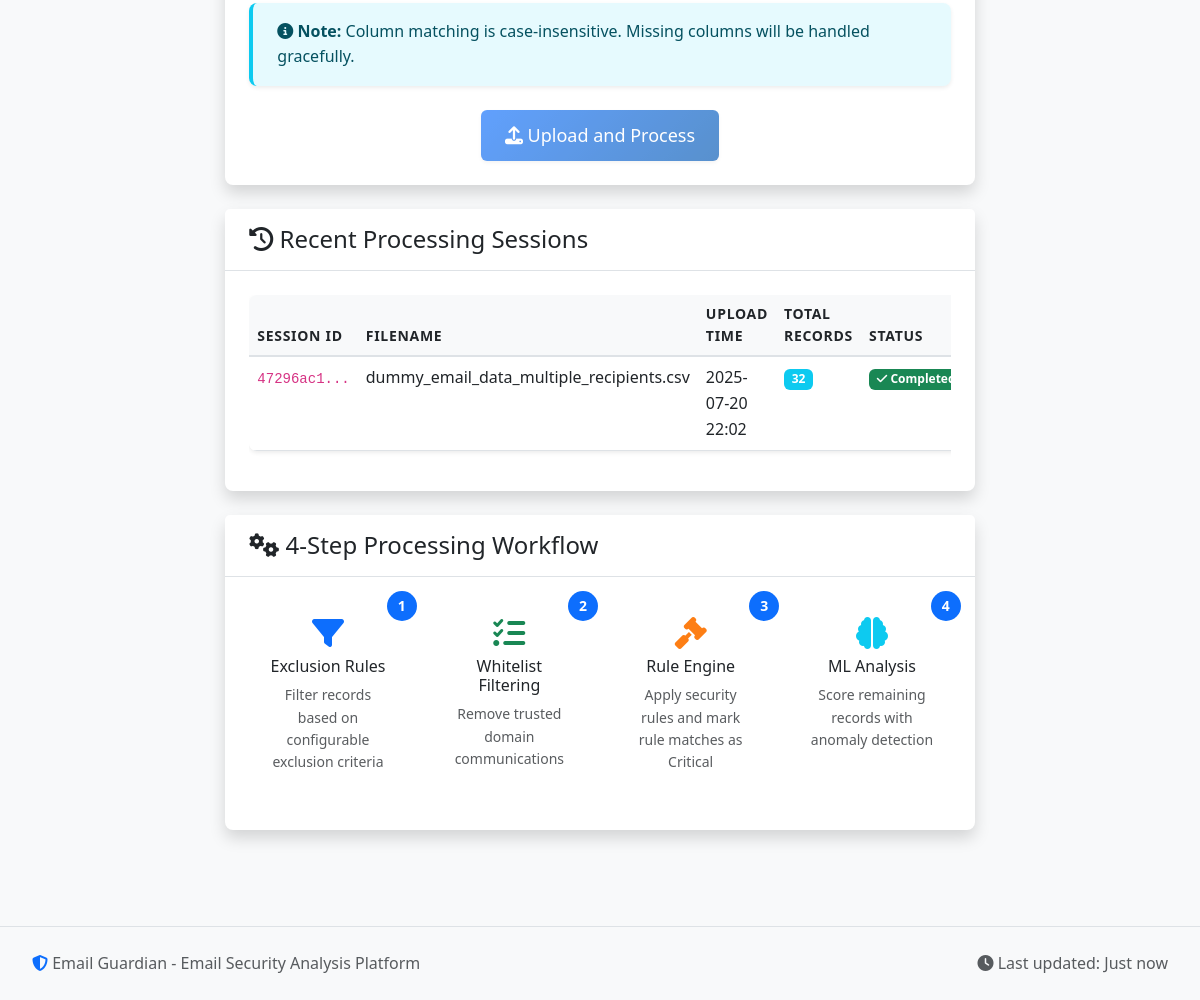
Before: / (lower part) with the older database file.
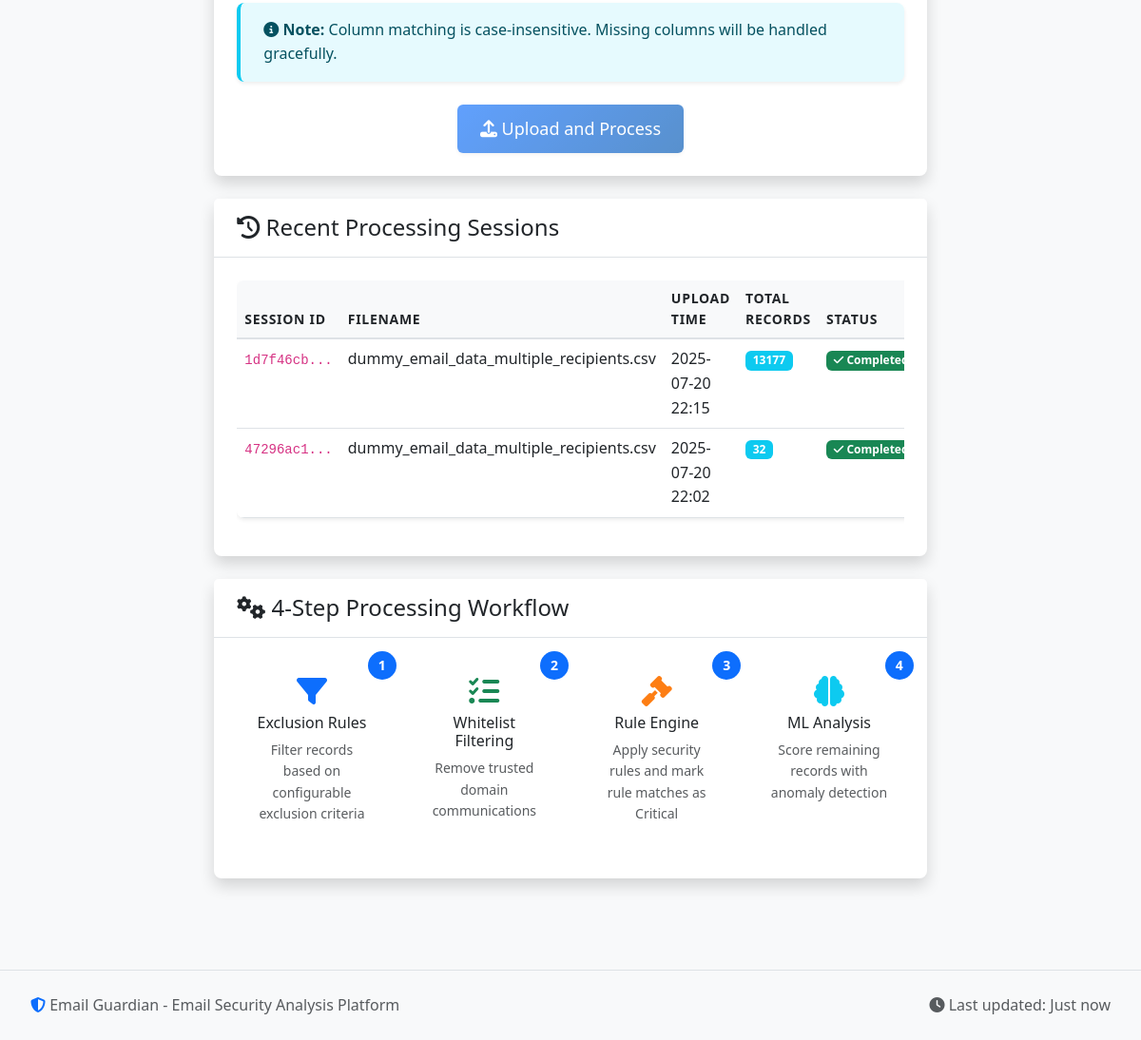
After: the same page with the newer database file.
### models.py (models this page shows, shortened)
class ProcessingSession(db.Model):
    __tablename__ = 'processing_sessions'
    id = db.Column(db.String(36), primary_key=True)
    filename = db.Column(db.String(255), nullable=False)
    upload_time = db.Column(db.DateTime, default=datetime.utcnow)
    total_records = db.Column(db.Integer, default=0)
    processed_records = db.Column(db.Integer, default=0)
    status = db.Column(db.String(50), default='uploaded')  # uploaded, processing, completed, error
    error_message = db.Column(Text)
    processing_stats = db.Column(JSON)
    data_path = db.Column(db.String(500))
    is_compressed = db.Column(db.Boolean, default=False)
    exclusion_applied = db.Column(db.Boolean, default=False)
    whitelist_applied = db.Column(db.Boolean, default=False)
    rules_applied = db.Column(db.Boolean, default=False)
    ml_applied = db.Column(db.Boolean, default=False)

### routes.py (the view)
@app.route('/')
def index():
    recent_sessions = ProcessingSession.query.order_by(ProcessingSession.upload_time.desc()).limit(10).all()
    return render_template('index.html', recent_sessions=recent_sessions)

### templates/index.html (shortened to what the changed rows need)
{% extends "base.html" %}
{% block content %}
<div class="row justify-content-center">
    <div class="col-lg-8">
        {% if recent_sessions %}
        <div class="card shadow-custom">
            <div class="card-body">
                <div class="table-responsive">
                    <table class="table table-hover">
                        <thead>
                            <tr>
                                <th>Session ID</th>
                                <th>Filename</th>
                                <th>Upload Time</th>
                                <th>Total Records</th>
                                <th>Status</th>
                            </tr>
                        </thead>
                        <tbody>
                            {% for session in recent_sessions %}
                            <tr>
                                <td>
                                    <code>{{ session.id[:8] }}...</code>
                                </td>
                                <td>{{ session.filename }}</td>
                                <td>{{ session.upload_time.strftime('%Y-%m-%d %H:%M') if session.upload_time }}</td>
                                <td>
                                    {% if session.total_records %}
                                        <span class="badge bg-info">{{ session.total_records }}</span>
                                    {% else %}
                                        <span class="text-muted">-</span>
                                    {% endif %}
                                </td>
                                <td>
                                    {% if session.status == 'completed' %}
                                        <span class="badge bg-success">
                                            <i class="fas fa-check"></i> Completed
                                        </span>
                                    {% elif session.status == 'processing' %}
                                        <span class="badge bg-primary">
                                            <i class="fas fa-spinner fa-spin"></i> Processing
                                        </span>
                                    {% elif session.status == 'error' %}
                                        <span class="badge bg-danger">
                                            <i class="fas fa-exclamation-triangle"></i> Error
                                        </span>
                                    {% else %}
                                        <span class="badge bg-secondary">{{ session.status.title() }}</span>
                                    {% endif %}
                                </td>
                            </tr>
                            {% endfor %}
                        </tbody>
                    </table>
                </div>
            </div>
        </div>
        {% endif %}
    </div>
</div>
{% endblock %}

Changed rows visible on the page:
added ProcessingSession: id "1d7f46cb", filename "dummy_email_data_multiple_recipients.csv", upload_time "2025-07-20 22:15", total_records "13177", status "completed" (drawn)
